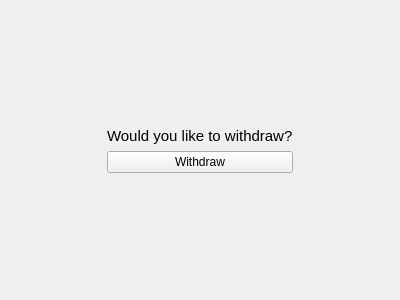
<?xml version="1.0" encoding="UTF-8"?>
<ui version="4.0">
 <class>HomeWidget</class>
 <widget class="QStackedWidget" name="HomeWidget">
  <property name="geometry">
   <rect>
    <x>0</x>
    <y>0</y>
    <width>400</width>
    <height>300</height>
   </rect>
  </property>
  <property name="windowTitle">
   <string>StackedWidget</string>
  </property>
  <widget class="QWidget" name="page">
   <layout class="QGridLayout" name="gridLayout">
    <item row="2" column="1">
     <widget class="QLabel" name="label">
      <property name="font">
       <font>
        <pointsize>11</pointsize>
       </font>
      </property>
      <property name="text">
       <string>Would you like to withdraw?</string>
      </property>
     </widget>
    </item>
    <item row="3" column="2">
     <spacer name="horizontalSpacer_2">
      <property name="orientation">
       <enum>Qt::Horizontal</enum>
      </property>
      <property name="sizeHint" stdset="0">
       <size>
        <width>142</width>
        <height>20</height>
       </size>
      </property>
     </spacer>
    </item>
    <item row="3" column="1">
     <widget class="QPushButton" name="btnGoToWithdraw">
      <property name="text">
       <string>Withdraw</string>
      </property>
     </widget>
    </item>
    <item row="5" column="1">
     <spacer name="verticalSpacer">
      <property name="orientation">
       <enum>Qt::Vertical</enum>
      </property>
      <property name="sizeHint" stdset="0">
       <size>
        <width>20</width>
        <height>109</height>
       </size>
      </property>
     </spacer>
    </item>
    <item row="0" column="1">
     <spacer name="verticalSpacer_2">
      <property name="orientation">
       <enum>Qt::Vertical</enum>
      </property>
      <property name="sizeHint" stdset="0">
       <size>
        <width>20</width>
        <height>109</height>
       </size>
      </property>
     </spacer>
    </item>
    <item row="3" column="0">
     <spacer name="horizontalSpacer">
      <property name="orientation">
       <enum>Qt::Horizontal</enum>
      </property>
      <property name="sizeHint" stdset="0">
       <size>
        <width>142</width>
        <height>20</height>
       </size>
      </property>
     </spacer>
    </item>
   </layout>
  </widget>
 </widget>
 <resources/>
 <connections/>
</ui>
